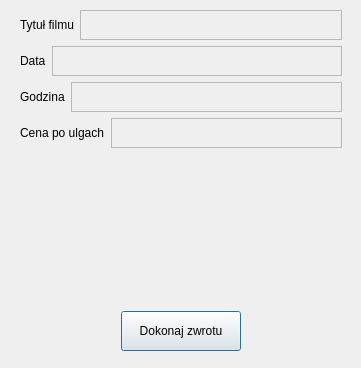
<?xml version="1.0" encoding="UTF-8"?>
<ui version="4.0">
 <class>bilet_info</class>
 <widget class="QDialog" name="bilet_info">
  <property name="geometry">
   <rect>
    <x>0</x>
    <y>0</y>
    <width>361</width>
    <height>368</height>
   </rect>
  </property>
  <property name="windowTitle">
   <string>Dialog</string>
  </property>
  <widget class="QWidget" name="layoutWidget_2">
   <property name="geometry">
    <rect>
     <x>20</x>
     <y>10</y>
     <width>322</width>
     <height>341</height>
    </rect>
   </property>
   <layout class="QVBoxLayout" name="verticalLayout">
    <item>
     <layout class="QHBoxLayout" name="horizontalLayout">
      <item>
       <widget class="QLabel" name="l1">
        <property name="text">
         <string>Tytuł filmu</string>
        </property>
       </widget>
      </item>
      <item>
       <widget class="QPlainTextEdit" name="txtTytul">
        <property name="enabled">
         <bool>false</bool>
        </property>
        <property name="maximumSize">
         <size>
          <width>16777215</width>
          <height>30</height>
         </size>
        </property>
       </widget>
      </item>
     </layout>
    </item>
    <item>
     <layout class="QHBoxLayout" name="horizontalLayout_4">
      <item>
       <widget class="QLabel" name="l2">
        <property name="text">
         <string>Data</string>
        </property>
       </widget>
      </item>
      <item>
       <widget class="QPlainTextEdit" name="txtData">
        <property name="enabled">
         <bool>false</bool>
        </property>
        <property name="maximumSize">
         <size>
          <width>16777215</width>
          <height>30</height>
         </size>
        </property>
       </widget>
      </item>
     </layout>
    </item>
    <item>
     <layout class="QHBoxLayout" name="horizontalLayout_5">
      <item>
       <widget class="QLabel" name="l3">
        <property name="text">
         <string>Godzina</string>
        </property>
       </widget>
      </item>
      <item>
       <widget class="QPlainTextEdit" name="txtGodzina">
        <property name="enabled">
         <bool>false</bool>
        </property>
        <property name="maximumSize">
         <size>
          <width>16777215</width>
          <height>30</height>
         </size>
        </property>
       </widget>
      </item>
     </layout>
    </item>
    <item>
     <layout class="QHBoxLayout" name="horizontalLayout_8">
      <item>
       <widget class="QLabel" name="l3_3">
        <property name="text">
         <string>Cena po ulgach</string>
        </property>
       </widget>
      </item>
      <item>
       <widget class="QPlainTextEdit" name="txtCena">
        <property name="enabled">
         <bool>false</bool>
        </property>
        <property name="maximumSize">
         <size>
          <width>16777215</width>
          <height>30</height>
         </size>
        </property>
       </widget>
      </item>
     </layout>
    </item>
    <item>
     <spacer name="verticalSpacer">
      <property name="orientation">
       <enum>Qt::Orientation::Vertical</enum>
      </property>
      <property name="sizeHint" stdset="0">
       <size>
        <width>20</width>
        <height>40</height>
       </size>
      </property>
     </spacer>
    </item>
    <item>
     <layout class="QHBoxLayout" name="horizontalLayout_2">
      <item>
       <spacer name="horizontalSpacer">
        <property name="orientation">
         <enum>Qt::Orientation::Horizontal</enum>
        </property>
        <property name="sizeHint" stdset="0">
         <size>
          <width>40</width>
          <height>20</height>
         </size>
        </property>
       </spacer>
      </item>
      <item>
       <widget class="QPushButton" name="bZwrot">
        <property name="minimumSize">
         <size>
          <width>120</width>
          <height>40</height>
         </size>
        </property>
        <property name="text">
         <string>Dokonaj zwrotu</string>
        </property>
       </widget>
      </item>
      <item>
       <spacer name="horizontalSpacer_2">
        <property name="orientation">
         <enum>Qt::Orientation::Horizontal</enum>
        </property>
        <property name="sizeHint" stdset="0">
         <size>
          <width>40</width>
          <height>20</height>
         </size>
        </property>
       </spacer>
      </item>
     </layout>
    </item>
   </layout>
  </widget>
 </widget>
 <resources/>
 <connections/>
</ui>
